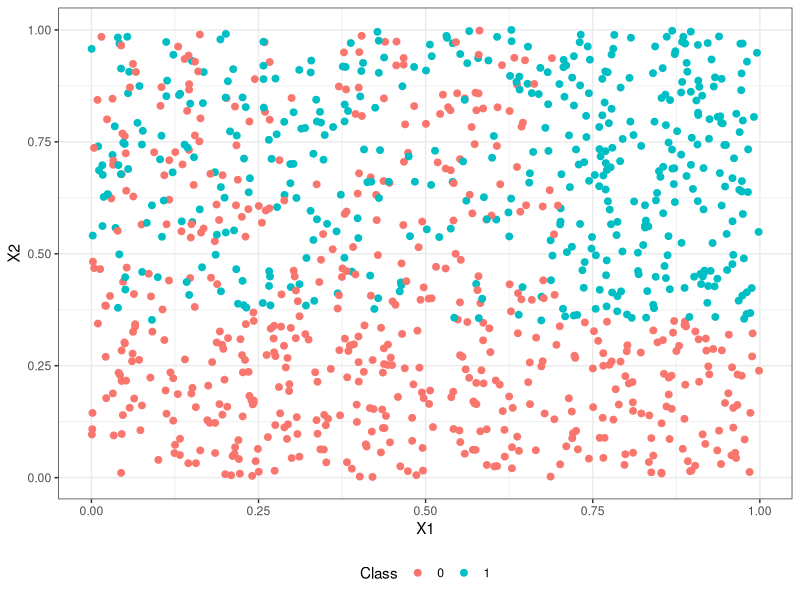

Generate this figure with R:
## ---- chunk 1
# still a binary classification task so we're calculating probabilities
# with categories you have to consider every single split of data so we're doing 
library(tidyverse)
set.seed(89) 

genX <- function(n) {
  return(
    data.frame(X1 = runif(n,0,1),
               X2 = runif(n,0,1),
               X3 = runif(n,0,1),
               X4 = runif(n,0,1),
               X5 = runif(n,0,1))
  )
}
# 1 if true and 0 if false 
genY <- function(X) {
  Ylin <- 10*I(X$X1>0.7)-20*I(X$X2 < 0.35)
  # convert to probabilities
  Yp <- 1/(1+exp(-Ylin))
  # convert to 1's and 0's
  Y <- rbinom(nrow(X),1,Yp)
  return(Y)
}

# Generate 1000 observations and corresponding labels
train_X <- genX(1000)
train_y <- genY(train_X)
## ---- chunk 2
ggplot(data = cbind(train_X, y = train_y), 
       aes(x = X1, y = X2, color = as.factor(y))) +
  geom_point(size = 2) +
  theme_bw() +
  labs(color = "Class") +
  theme(legend.position = "bottom")
## ---- chunk 3
# criterion: gini to decide what the split of the data is 
# what's the inequality of the input vector

# look at every class of our outcome and then aggregate
# calculate the node purity using the gini index
gini_index <- function(y) {
  
  # calculate each class component of the sum
  # unique(y) is more extensible to other classification problems
  # for every unique (value a) (for every class) --> we want the proportion of elements in that class 
  # by the proportion of what isn't in that class
  gini_c <- sapply(unique(y), function (a) mean(y == a)*(1-mean(y == a)))
  
  # we have to return a whole single number 
  return(sum(gini_c))
}

# now we have a way for scoring every node in the tree based on purity
# we want to know this because we want to know what happens if we split on a specific value (what's the increase in purity? We want the one that decreases the impurity the most)
# calculate the gain in node purity given a split
# y-parent = a row of our data
# l_index = which elements of y_parent should be sent left 
# we are assuming we already know which way we are sending the data 
information_gain <- function(y_parent, l_idx, r_idx, criterion = gini_index) {
  
  # now we know which bits of the outcome are going where 
  y_left <- y_parent[l_idx]
  y_right <- y_parent[r_idx]
  
  n <- length(y_parent)
  n_l <- length(y_left)
  n_r <- length(y_right)
  
  # here criterion is gini but it could be entropy or anything else that we care about 
  I_p <- criterion(y_parent)
  I_l <- criterion(y_left)
  I_r <- criterion(y_right)
  
  # proprtion of observations we send left times the proportion of observations we send right
  ig <- I_p - ((n_l)/n * I_l + (n_r)/n * I_r)
  return(ig)
}
## ---- chunk 4
# the next level is, we have the variable so we want to find the best point to split that variable at 
# predictor = vactor of a variable (X1, X2, XN)
# find best split for single variable
best_var_split <- function(y, predictor, criterion = gini_index) {
  
  # get rid of the first one because there's nothing less than the first value once they're ordered anyways
  split_vals <- sort(unique(predictor))[-1]
  
  # for every value in split value (c), we want to assign a value if it's less than c 
  igs <- sapply(split_vals, function (c) {
    l_idx <- which(predictor < c) # is the predictor is less than c then "which" records its position
    r_idx <- which(predictor >= c) # the remaining indices
    # returns a list 
    return(information_gain(y, l_idx, r_idx, criterion = criterion))
  })
  
  # return a list of the information gain and where we split to get that best gain
  return(
    list(
      ig = max(igs),
      # return the splitting value which is at the position where we maxxed the information gain
      c = split_vals[which.max(igs)]
    )
  )
}

# now we have the best split conditional on a variable, so we need to search across the variables 
# find best variable
find_split <- function(y, X, criterion = gini_index) {
  
  best_igs <- apply(X, 2, function (x) best_var_split(y, x, criterion = criterion))
  
  # loop through the list of lists
  # vector of best information gains for each predictor variable that we can split on 
  best_idx <- which.max(sapply(best_igs, function (x) x$ig))
  
  return(
    list(
      var = names(X)[best_idx],
      # corresponding splitting value
      c = best_igs[[best_idx]]$c
    )
  )
}
## ---- chunk 5
# later this gets called the base case
MAX_DEPTH = 10
depth = 0 # we're at the root of our tree initially, record where we are initially

# if your node is pure we don't want to stop
if (gini_index(train_y) == 0) {
  mean(train_y)
} else if (depth == MAX_DEPTH) {
  mean(train_y) 
}
## ---- chunk 6
# variable that we're gonna split on and the value we're gonna split at 
best_split <- find_split(train_y, train_X)

# we need to remember what the rules are so we can move down the tree with the test data to see what's the best
decision <- paste0(best_split$var,"<",best_split$c)
# variable less than the value
print(decision)
## ---- chunk 7
# create a subtree object (this is trees within trees)
subtree <- list() # start empty 

# in the first position of this subtree, 
# create an empty list to store our branches
# we name the sub-list decision --> list inside the list that has the name decision
subtree[[decision]] <- list()

# find the left and right indices
# in the inner list store the two sub-sets of the data 
left <- train_X[[best_split$var]] < best_split$c
right <- !left

# store the subsets in our subtree
# go back into the decision node in the tree and append
subtree[[decision]] <- append(subtree[[decision]], list('l' = train_X[left,]))
subtree[[decision]] <- append(subtree[[decision]], list('r' = train_X[right,]))

## ---- chunk 8
# record depth as an argument because it will be lower so we need to keep track of it
grow <- function(y, X, criterion = gini_index, depth = 0, MAX_DEPTH = 10) {
  
  # step 1: returning instead of just printing
  # this is the best case 
  if (criterion(y) == 0) {
    return(mean(y)) 
  } else if (depth == MAX_DEPTH) {
    return(mean(y))
  }
  
  # step 2: find the best split and record the decision 
  best_split <- find_split(y,X)
  decision <- paste0(best_split$var,"<",best_split$c)
  
  # step 3: create the subtree
  subtree <- list()
  # decision node and get left and right indices
  subtree[[decision]] <- list()
  left <- X[[best_split$var]] < best_split$c
  right <- !left
  

  left_branch <- grow( # <- recursive call --> this is why we have the max depth so that this doesn't call itself again
    y = y[left], 
    X = X[left, ], # subsetting on rows
    criterion = criterion, 
    depth = depth + 1, # we're moving down and increment the decision counter 
    MAX_DEPTH = MAX_DEPTH
  )
  
  # same thing for the right hand side
  right_branch <- grow( # <- recursive call
    y[right], 
    X[right, ], 
    criterion = criterion, 
    depth = depth + 1,
    MAX_DEPTH = MAX_DEPTH
  )
  
  # when the branches have evaluated, store the resulting subtree
  subtree[[decision]] <- append(subtree[[decision]], left_branch)
  subtree[[decision]] <- append(subtree[[decision]], right_branch)
  
  class(subtree) <- c("tree", "list") # set class so R knows what type of object
  return(subtree)
  
}
## ---- chunk 9
tree <- grow(train_y, train_X)
## ---- chunk 10
parse_decision <- function(decision) {
  
  arguments <- strsplit(decision, split = "<")
  var <- arguments[[1]][1] # this is just annoying indexing in R, it's the first item of the first list entry
  val <- as.numeric(arguments[[1]][2]) # and likewise, this is the second item...
  return(list(var = var, val = val))
  
}
## ---- chunk 11
# when you call predict and it detects it's a tree it will do this for you (generic function)
predict.tree <- function(tree, Xtest) {
  
  # let's use apply to loop through every row (1)
  preds <- apply(Xtest, 1, function (x) {
    
    pred <- NA # start with no prediction
    tree_c <- tree # take a copy of the tree structure (snapshot tree_c = current tree)
    # while my prediction is nothing keep going 
    while (is.na(pred)) { # keep moving through tree until we have a prediction
      
      # extract the splitting variable and criteria
      # we want to keep track of these decisions to split them later
      decision <- parse_decision(names(tree_c))
      
      # Make decision: 1 = "left" and 2 = "right"
      if (x[decision$var] < decision$val) {
        dir = 1
      } else {
        dir = 2
      }
      
      # Now we just check whether the resulting split is terminal
      if (is.numeric(tree_c[[1]][[dir]])) {
        pred = tree_c[[1]][[dir]] # if it's numeric we assign the prediction to that value
      } else {
        # if it's not numeric then we continue
        tree_c = tree_c[[1]][dir] # extract the remaining subtree
      }
      
    }
    
    return(pred)
    
  })
  
  return(preds)
}
## ---- chunk 12
test_X <- genX(1000)
test_y <- genY(test_X)

yhat_probs <- predict(tree, test_X)
yhat <- round(yhat_probs)

print(yhat[1:10])

## ---- chunk 13
# Unconditional accuracy
# how often are the predicted values yhat equal to the test
mean(yhat == test_y)

# Accuracy for X2 < 0.35 (all red)
c1 <- test_X$x2 < 0.35
mean(yhat[c1] == test_y[c1])

# Accuracy for where X1 > 0.7 (red and blue, but clear decision boundary)
c2 <- test_X$X1 > 0.7
mean(yhat[c2] == test_y[c2])

